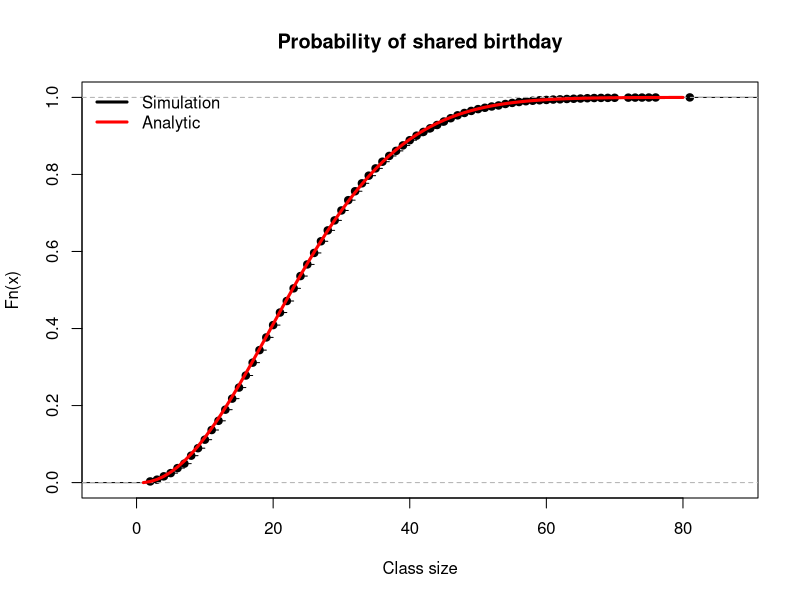

Write the R code that produced this figure.
## ---- chunk 1
0.08 + 0.18 + 0.11 + 0.19
## ---- chunk 2
0.11/(0.11+0.19)
## ---- chunk 3
#complement rule
1-0.08-0.13
## ---- chunk 4
pa <- 0.03+0.08+0.11+0.13 #margin
(0.03+0.08)/pa
## ---- chunk 5
birthday_prob <- function(k) 1 - exp(lfactorial(365) - lfactorial(365-k) - k*log(365))
birthday_prob(11)
## ---- chunk 6
first_duplicate <- function(){
    sample(1:365, 366, replace=TRUE) |>
    duplicated() |>
    which() |>
    min()
}

R <- 10000
fd1 <- replicate(R, first_duplicate())
plot(ecdf(fd1), main = "Probability of shared birthday", xlab = "Class size")

class_sizes <- 1:80
analytic_birthday_prob <- birthday_prob(class_sizes)
lines(class_sizes, analytic_birthday_prob, col = "red", lwd = 3)
legend("topleft", legend = c("Simulation","Analytic"), col = c("black","red"), lwd = 3, bty = "n")
